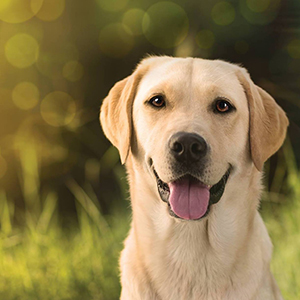
#> input picture Dog.jpg, 300 x 300 px
$ python cv.py   (Python 2 division)
#> lines starting #> are read from the running program, lines starting #| are printed output that depends on the picture; after the words box and inside, x2 and y2 are one past the last pixel; in counts of white or black regions, pixels touching at a corner belong together
import cv2 as cv
img = cv.imread('Dog.jpg',-1)
#> img is the input picture: shape (300, 300, 3); mean B, G, R 74.2, 118.5, 136.3
print img
#> (printed output is left out)

cv.rectangle(img,(120,240),(260,25),(32,32,32),4)
# cv.rectangle(img,(120,240),(260,25),(32,32,32),-1)--->opaque rectangle for thickness -1
cv.circle(img,(120,120),30,(255,5),1)
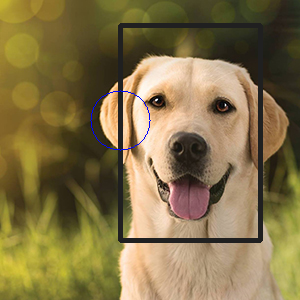
#> img: shape (300, 300, 3); mean B, G, R 72.6, 115, 132
#> (the run stopped early here; a loop or call above may not have finished)

$ run again, with test.png saved as Dog.jpg
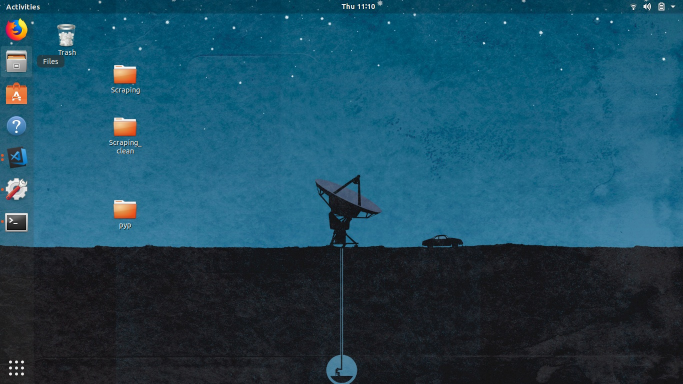
#> input picture test.png, 1366 x 768 px (shown at 1/2 size)
#> img is the input picture: shape (768, 1366, 3); mean B, G, R 95.1, 75.1, 29.3
#> (printed output is left out)
#> `cv.rectangle(img,(120,240),(260,25),(32,32,32),4)`:
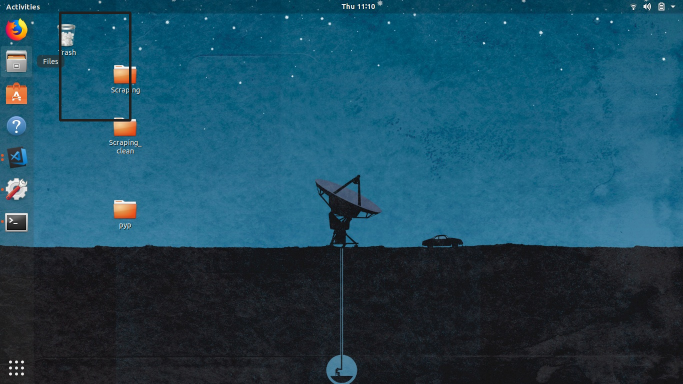
#> img: shape (768, 1366, 3) (shown at 1/2 size); 0.34% of pixels changed, all inside (x1, y1, x2, y2) = (118, 23, 263, 243)
